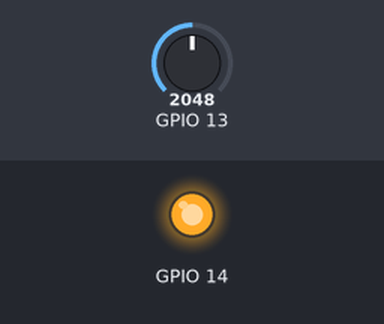
Recording of a sketch running on a simulated ESP32. Shown: output pins drawn as LEDs (lit = HIGH). Inputs (shaded band) come from the test bench; at power-on: GPIO 13 = 2048. What the sketch prints to the serial monitor is not drawn.

Above: at 0.1 s.
Timing chart, 0 to 1.6 s (numbered marks = the images above):
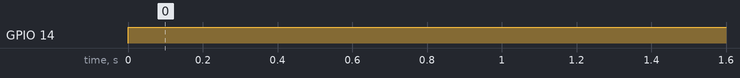

The sketch:

______LED.ino
```cpp
void setup() {
  Serial.begin(115200);
  pinMode(13, INPUT);

  ledcSetup(0, 5000, 8);
  ledcAttachPin(14, 0);
}
void loop() {
   int input = analogRead(13);
 Serial.println(input);
 int input_map = map(input, 0, 250, 0, 255);

    Serial.println(input_map);
  ledcWrite(0, 255-input_map);
  }
```

Measured:
- by itself, GPIO 14: LOW → HIGH at 0.00 s
